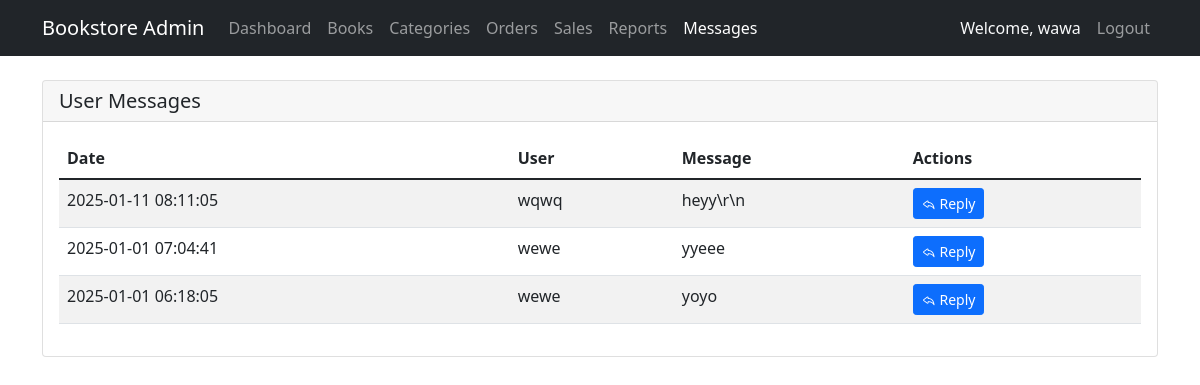
Page /admin/messages.php (signed in) on the earlier database version.
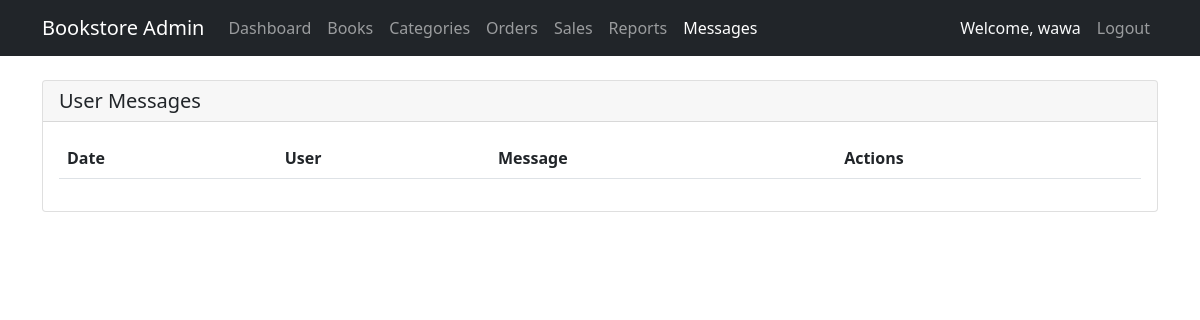
Same page on the later database version.
### tables this page shows
CREATE TABLE `messages` (
  `message_id` int(11) NOT NULL,
  `user_id` int(11) DEFAULT NULL,
  `message` text NOT NULL,
  `date_sent` timestamp NOT NULL DEFAULT current_timestamp(),
  `replied` tinyint(1) NOT NULL DEFAULT 0
);

CREATE TABLE `users` (
  `user_id` int(11) NOT NULL,
  `username` varchar(255) NOT NULL,
  `email` varchar(255) NOT NULL,
  `password` varchar(255) NOT NULL,
  `user_type` varchar(10) DEFAULT NULL,
  `date_created` timestamp NOT NULL DEFAULT current_timestamp()
);

### admin/messages.php (the view, shortened to what this page needs)
<?php
require_once '../auth/config.php';
$sql = "SELECT m.*, u.username
        FROM Messages m
        JOIN Users u ON m.user_id = u.user_id
        ORDER BY m.date_sent DESC";
$messages = $conn->query($sql);
?>
<!DOCTYPE html>
<html lang="en">
<head>
    <link href="https://cdn.jsdelivr.net/npm/bootstrap@5.1.3/dist/css/bootstrap.min.css" rel="stylesheet">
    <link href="https://cdn.jsdelivr.net/npm/bootstrap-icons@1.7.2/font/bootstrap-icons.css" rel="stylesheet">
</head>
<body>
    <?php include 'admin_navbar.php'; ?>
    <div class="container mt-4">
        <div class="row">
            <div class="col-md-12">
                <div class="card">
                    <div class="card-header">
                        <h5 class="mb-0">User Messages</h5>
                    </div>
                    <div class="card-body">
                        <div class="table-responsive">
                            <table class="table table-striped">
                                <thead>
                                    <tr>
                                        <th>Date</th>
                                        <th>User</th>
                                        <th>Message</th>
                                        <th>Actions</th>
                                    </tr>
                                </thead>
                                <tbody>
                                    <?php while ($message = $messages->fetch_assoc()): ?>
                                        <tr>
                                            <td><?php echo date('Y-m-d H:i:s', strtotime($message['date_sent'])); ?></td>
                                            <td><?php echo htmlspecialchars($message['username']); ?></td>
                                            <td><?php echo nl2br(htmlspecialchars($message['message'])); ?></td>
                                            <td>
                                                <button class="btn btn-sm btn-primary" data-bs-toggle="modal"
                                                        data-bs-target="#replyModal<?php echo $message['message_id']; ?>">
                                                    <i class="bi bi-reply"></i> Reply
                                                </button>
                                            </td>
                                        </tr>
                                    <?php endwhile; ?>
                                </tbody>
                            </table>
                        </div>
                    </div>
                </div>
            </div>
        </div>
    </div>
</body>
</html>

Differences in the rows shown:
removed messages: date_sent "2025-01-11 08:11:05", user.username "wqwq", message "heyy\\r\\n"
removed messages: date_sent "2025-01-01 07:04:41", user.username "wewe", message "yyeee"
removed messages: date_sent "2025-01-01 06:18:05", user.username "wewe", message "yoyo"
